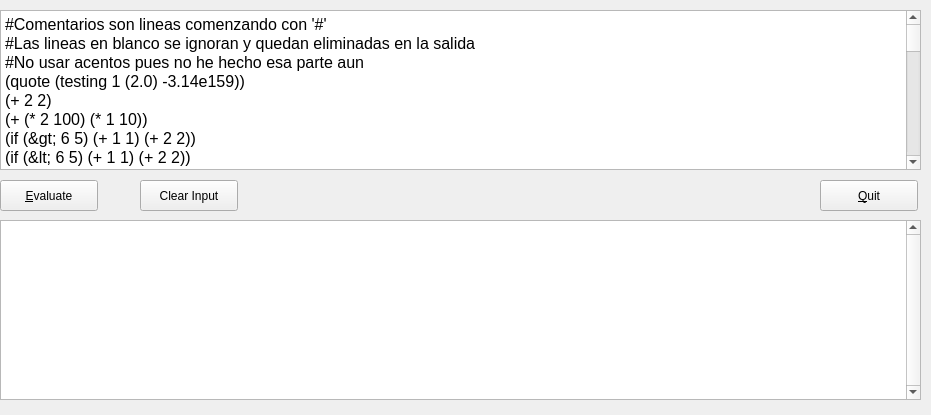
<?xml version="1.0" encoding="UTF-8"?>
<ui version="4.0">
 <class>Form</class>
 <widget class="QWidget" name="Form">
  <property name="geometry">
   <rect>
    <x>0</x>
    <y>0</y>
    <width>931</width>
    <height>415</height>
   </rect>
  </property>
  <property name="windowTitle">
   <string>lispy - Un intérprete de Lisp</string>
  </property>
  <widget class="QPlainTextEdit" name="editLispyCommand">
   <property name="geometry">
    <rect>
     <x>0</x>
     <y>10</y>
     <width>921</width>
     <height>160</height>
    </rect>
   </property>
   <property name="font">
    <font>
     <pointsize>12</pointsize>
    </font>
   </property>
   <property name="frameShape">
    <enum>QFrame::StyledPanel</enum>
   </property>
   <property name="frameShadow">
    <enum>QFrame::Sunken</enum>
   </property>
   <property name="verticalScrollBarPolicy">
    <enum>Qt::ScrollBarAlwaysOn</enum>
   </property>
   <property name="horizontalScrollBarPolicy">
    <enum>Qt::ScrollBarAsNeeded</enum>
   </property>
   <property name="documentTitle">
    <string/>
   </property>
   <property name="lineWrapMode">
    <enum>QPlainTextEdit::NoWrap</enum>
   </property>
   <property name="plainText">
    <string notr="true">#Comentarios son lineas comenzando con '#'
#Las lineas en blanco se ignoran y quedan eliminadas en la salida
#No usar acentos pues no he hecho esa parte aun
(quote (testing 1 (2.0) -3.14e159))
(+ 2 2)
(+ (* 2 100) (* 1 10))
(if (&gt; 6 5) (+ 1 1) (+ 2 2))
(if (&lt; 6 5) (+ 1 1) (+ 2 2))
(define x 3)
(begin (define x 1) (set! x (+ x 1)) (+ x 1))
((lambda (x) (+ x x)) 5)
(define twice (lambda (x) (* 2 x)))
(define compose (lambda (f g) (lambda (x) (f (g x)))))
((compose list twice) 5)
(define repeat (lambda (f) (compose f f)))
((repeat twice) 5)

#Un factorial:
(define fact (lambda (n) (if (&lt;= n 1) 1 (* n (fact (- n 1))))))
(fact 3)
(fact 50)
(define abs (lambda (n) ((if (&gt; n 0) + -) 0 n)))
(list (abs -3) (abs 0) (abs 3))
(define combine (lambda (f) (lambda (x y) (if (null? x) (quote ()) (f (list (car x) (car y)) ((combine f) (cdr x) (cdr y)))))))
(define zip (combine cons))
(zip (list 1 2 3 4) (list 5 6 7 8))
(define riff-shuffle (lambda (deck) (begin (define take (lambda (n seq) (if (&lt;= n 0) (quote ()) (cons (car seq) (take (- n 1) (cdr seq)))))) (define drop (lambda (n seq) (if (&lt;= n 0) seq (drop (- n 1) (cdr seq))))) (define mid (lambda (seq) (/ (length seq) 2))) ((combine append) (take (mid deck) deck) (drop (mid deck) deck)))))
(riff-shuffle (list 1 2 3 4 5 6 7 8))
((repeat riff-shuffle) (list 1 2 3 4 5 6 7 8))
(riff-shuffle (riff-shuffle (riff-shuffle (list 1 2 3 4 5 6 7 8))))
#Otro factorial
(define (factorial n acc) (if (= n 0) acc (factorial (- n 1) (* n acc))))
(define (fact n) (factorial n 1))
(fact 50)
</string>
   </property>
   <property name="cursorWidth">
    <number>2</number>
   </property>
  </widget>
  <widget class="QPushButton" name="btnQuit">
   <property name="geometry">
    <rect>
     <x>820</x>
     <y>180</y>
     <width>98</width>
     <height>31</height>
    </rect>
   </property>
   <property name="text">
    <string>&amp;Quit</string>
   </property>
  </widget>
  <widget class="QPlainTextEdit" name="editOutput">
   <property name="geometry">
    <rect>
     <x>0</x>
     <y>220</y>
     <width>921</width>
     <height>180</height>
    </rect>
   </property>
   <property name="verticalScrollBarPolicy">
    <enum>Qt::ScrollBarAlwaysOn</enum>
   </property>
   <property name="cursorWidth">
    <number>2</number>
   </property>
  </widget>
  <widget class="QPushButton" name="btnEvaluate">
   <property name="geometry">
    <rect>
     <x>0</x>
     <y>180</y>
     <width>98</width>
     <height>31</height>
    </rect>
   </property>
   <property name="text">
    <string>&amp;Evaluate</string>
   </property>
  </widget>
  <widget class="QPushButton" name="btnClearInput">
   <property name="geometry">
    <rect>
     <x>140</x>
     <y>180</y>
     <width>98</width>
     <height>31</height>
    </rect>
   </property>
   <property name="text">
    <string>Clear Input</string>
   </property>
  </widget>
 </widget>
 <resources/>
 <connections>
  <connection>
   <sender>btnQuit</sender>
   <signal>clicked()</signal>
   <receiver>Form</receiver>
   <slot>close()</slot>
   <hints>
    <hint type="sourcelabel">
     <x>875</x>
     <y>199</y>
    </hint>
    <hint type="destinationlabel">
     <x>476</x>
     <y>192</y>
    </hint>
   </hints>
  </connection>
  <connection>
   <sender>btnEvaluate</sender>
   <signal>clicked()</signal>
   <receiver>Form</receiver>
   <slot>DoEvaluate()</slot>
   <hints>
    <hint type="sourcelabel">
     <x>61</x>
     <y>195</y>
    </hint>
    <hint type="destinationlabel">
     <x>340</x>
     <y>180</y>
    </hint>
   </hints>
  </connection>
  <connection>
   <sender>btnClearInput</sender>
   <signal>clicked()</signal>
   <receiver>Form</receiver>
   <slot>DoClearInput()</slot>
   <hints>
    <hint type="sourcelabel">
     <x>195</x>
     <y>202</y>
    </hint>
    <hint type="destinationlabel">
     <x>282</x>
     <y>193</y>
    </hint>
   </hints>
  </connection>
 </connections>
 <slots>
  <slot>DoEvaluate()</slot>
  <slot>DoClearInput()</slot>
 </slots>
</ui>
